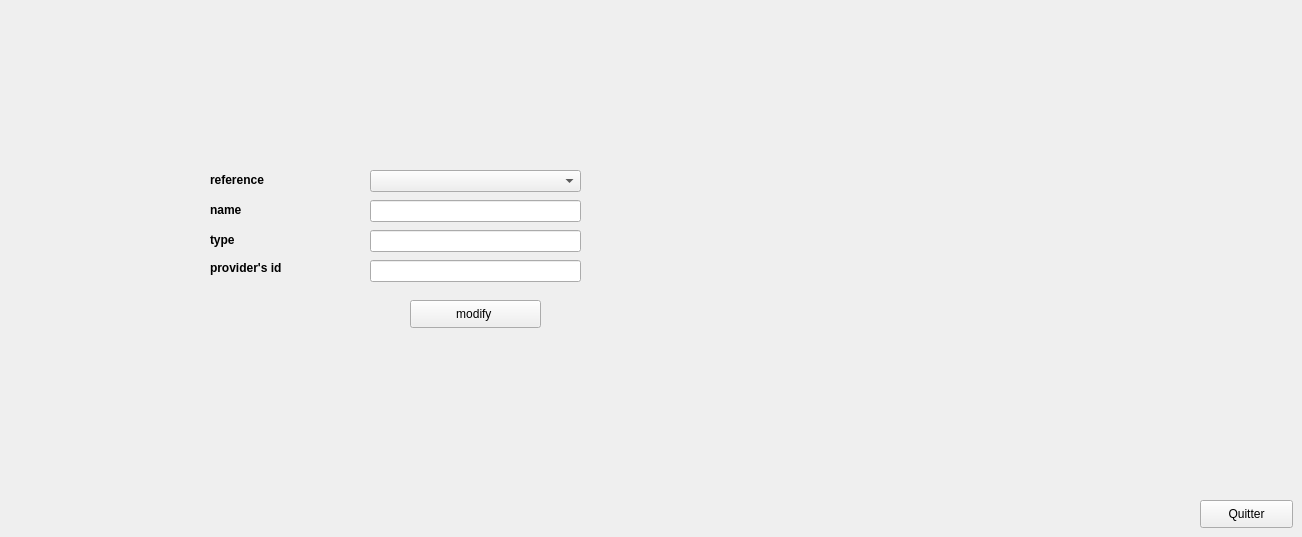
     <widget class="QWidget" name="tab_55">
      <attribute name="title">
       <string>modify equipement</string>
      </attribute>
      <widget class="QLineEdit" name="nomnom_5">
       <property name="geometry">
        <rect>
         <x>370</x>
         <y>200</y>
         <width>211</width>
         <height>22</height>
        </rect>
       </property>
      </widget>
      <widget class="QPushButton" name="modifier_10">
       <property name="geometry">
        <rect>
         <x>410</x>
         <y>300</y>
         <width>131</width>
         <height>28</height>
        </rect>
       </property>
       <property name="text">
        <string>modify </string>
       </property>
      </widget>
      <widget class="QLineEdit" name="fourfour_5">
       <property name="geometry">
        <rect>
         <x>370</x>
         <y>260</y>
         <width>211</width>
         <height>22</height>
        </rect>
       </property>
      </widget>
      <widget class="QLineEdit" name="typetype_5">
       <property name="geometry">
        <rect>
         <x>370</x>
         <y>230</y>
         <width>211</width>
         <height>22</height>
        </rect>
       </property>
      </widget>
      <widget class="QComboBox" name="comboBox_19">
       <property name="geometry">
        <rect>
         <x>370</x>
         <y>170</y>
         <width>211</width>
         <height>22</height>
        </rect>
       </property>
      </widget>
      <widget class="QLabel" name="idfour_15">
       <property name="geometry">
        <rect>
         <x>210</x>
         <y>260</y>
         <width>121</width>
         <height>16</height>
        </rect>
       </property>
       <property name="font">
        <font>
         <pointsize>9</pointsize>
         <weight>75</weight>
         <bold>true</bold>
         <underline>false</underline>
        </font>
       </property>
       <property name="text">
        <string>provider's id</string>
       </property>
      </widget>
      <widget class="QLabel" name="type_35">
       <property name="geometry">
        <rect>
         <x>210</x>
         <y>230</y>
         <width>141</width>
         <height>20</height>
        </rect>
       </property>
       <property name="font">
        <font>
         <pointsize>9</pointsize>
         <weight>75</weight>
         <bold>true</bold>
         <underline>false</underline>
        </font>
       </property>
       <property name="text">
        <string>type</string>
       </property>
      </widget>
      <widget class="QLabel" name="nom_15">
       <property name="geometry">
        <rect>
         <x>210</x>
         <y>200</y>
         <width>81</width>
         <height>20</height>
        </rect>
       </property>
       <property name="font">
        <font>
         <pointsize>9</pointsize>
         <weight>75</weight>
         <bold>true</bold>
         <underline>false</underline>
        </font>
       </property>
       <property name="text">
        <string>name</string>
       </property>
      </widget>
      <widget class="QLabel" name="refpara_15">
       <property name="geometry">
        <rect>
         <x>210</x>
         <y>170</y>
         <width>111</width>
         <height>20</height>
        </rect>
       </property>
       <property name="font">
        <font>
         <pointsize>9</pointsize>
         <weight>75</weight>
         <bold>true</bold>
         <underline>false</underline>
        </font>
       </property>
       <property name="text">
        <string>reference</string>
       </property>
      </widget>
      <widget class="QPushButton" name="pushButton_58">
       <property name="geometry">
        <rect>
         <x>1200</x>
         <y>500</y>
         <width>93</width>
         <height>28</height>
        </rect>
       </property>
       <property name="text">
        <string>Quitter</string>
       </property>
      </widget>
     </widget>
